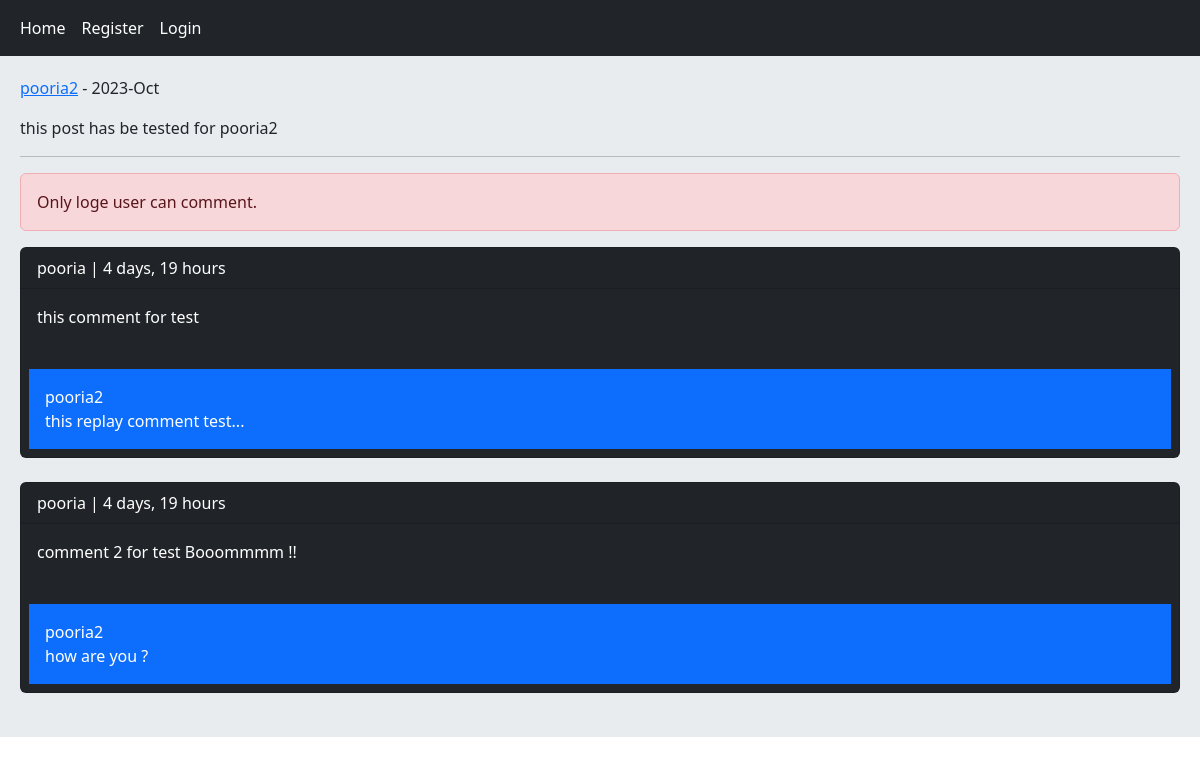
Screenshot of /post/5/this-post-has-be-tested-for-pooria2/ with the database file from the repository.
### home/models.py (models this page shows, shortened)
class Post(models.Model):
    user = models.ForeignKey(User, on_delete=models.CASCADE, related_name='posts')
    body = models.TextField()
    slug = models.SlugField()
    post_created = models.DateTimeField(auto_now_add=True)
    post_modified = models.DateTimeField(auto_now=True)
    class Meta:
        ordering = ['-post_created']

class Comment(models.Model):
    user = models.ForeignKey(User, on_delete=models.CASCADE, related_name='ucomments')
    post = models.ForeignKey(Post, on_delete=models.CASCADE, related_name='pcomments')
    replay = models.ForeignKey('self', on_delete=models.CASCADE, related_name='rcomments', blank=True, null=True)
    is_replay = models.BooleanField(default=False)
    body = models.TextField(max_length=400)
    created = models.DateTimeField(auto_now_add=True)

### home/views.py (the view, shortened to what this page needs)
# urls.py: path('post/<int:post_id>/<slug:post_slug>/', views.PostDetailView.as_view(), name='post_detail'),
class PostDetailView(View):
    form_class = CommentCreateForm
    form_class_replay = CommentReplayForm
    def setup(self, request, *args, **kwargs):
        self.post_instance = get_object_or_404(Post, pk=kwargs['post_id'], slug=kwargs['post_slug'])
        return super().setup(request, *args, **kwargs)
    def get(self, request, *args, **kwargs):
        comments = self.post_instance.pcomments.filter(is_replay=False)
        can_like = False
        if request.user.is_authenticated and self.post_instance.user_can_like(request.user):
            can_like = True
        return render(request, 'home/post_detail.html', {'post': self.post_instance,
                                                         'comments': comments, 'form': self.form_class,
                                                         'replay_form': self.form_class_replay,
                                                         'can_like': can_like})

### home/templates/home/post_detail.html (shortened to what this page needs)
{% extends 'base.html' %}
{% block content %}
    <p><a href="{% url 'account:user_profile' post.user.id %}">{{ post.user.username }}</a>
        - {{ post.post_modified|date:"Y-M" }}</p>
    <p>{{ post.body }}</p>
    <hr/>
    {% if request.user.is_authenticated %}
        <a href="{% url 'home:post_like' post.id %}" class="{% if can_like %}disabled {% endif %} btn btn-primary col-md-2">Like {{ post.likes_count }}</a>
        <form action="" method="post">
            {% csrf_token %}
            {{ form.as_p }}
            <input type="submit" value="Send">
        </form><br/>
    {% else %}
        <p class="alert alert-danger">Only loge user can comment.</p>
    {% endif %}
    {% for comment in comments %}
        <div class="card bg-dark text-white">
            <p class="card-header">{{ comment.user }} | {{ comment.created|timesince }}</p>
            <p class="card-body">{{ comment.body }}</p>
            {% with replays=comment.rcomments.all %}
                {% for replay in replays %}
                    <p class="bg-primary p-3 m-2">{{ replay.user }} <br/> {{ replay.body }}</p>
                {% endfor %}
            {% endwith %}
        </div>
        <br/>
    {% empty %}
        <p>No comments yet</p>
    {% endfor %}
{% endblock %}

### templates/base.html (shortened to what this page needs)
<!DOCTYPE html>
<html lang="en">
<head>
    <link href="https://cdn.jsdelivr.net/npm/bootstrap@5.3.2/dist/css/bootstrap.min.css" rel="stylesheet"
>
</head>
<body>
    {% include 'inc/navbar.html' %}
    <div class="jumbotron">
        {% block content %}{% endblock %}
    </div>
</body>
</html>

### templates/inc/navbar.html
<nav class="navbar navbar-expand-lg navbar-dark bg-dark">
    <div class="container-fluid">
        <div class="navbar-nav">
            <a class="nav-link active" href="{% url 'home:home' %}">Home</a>
            {% if request.user.is_authenticated %}
                <a class="nav-link active" href="{% url 'account:user_logout' %}">Logout</a>
                <a class="nav-link active" href="{% url 'account:user_profile' request.user.id %}">Profile</a>
            {% else %}
                <a class="nav-link active" href="{% url 'account:user_register' %}">Register</a>
                <a class="nav-link active" href="{% url 'account:user_login' %}">Login</a>
            {% endif %}
        </div>
    </div>
</nav>

### templates/base.html (style rules this page uses)
.jumbotron { padding: 20px; margin-bottom: 20px; background-color: #e9ecef; }

### rows the page displays
Post: user.username "pooria2", post_modified "2023-Oct", body "this post has be tested for pooria2"
Comment: user "pooria", created "4 days, 19 hours", body "this comment for test"
Comment: user "pooria2", body "this replay comment test..."
Comment: user "pooria", created "4 days, 19 hours", body "comment 2 for test Booommmm !!"
Comment: user "pooria2", body "how are you ?"
